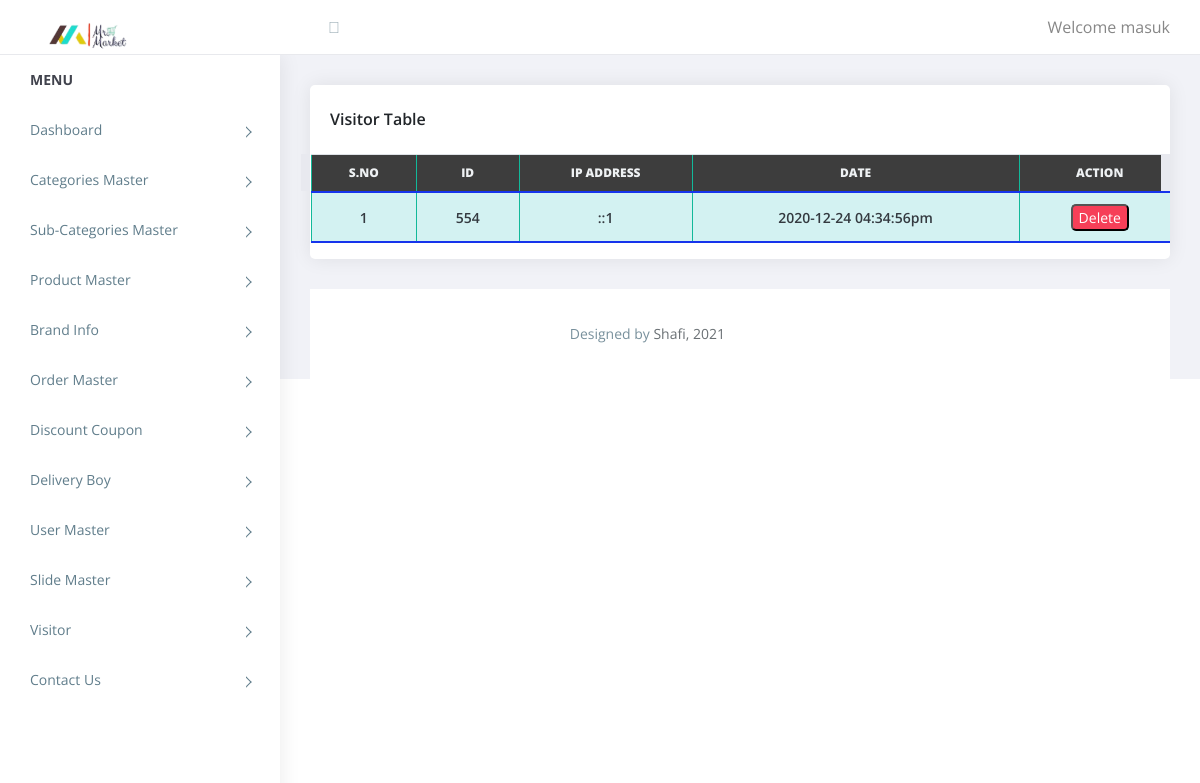
The app's page /admin/visitor.php (signed in), older data.
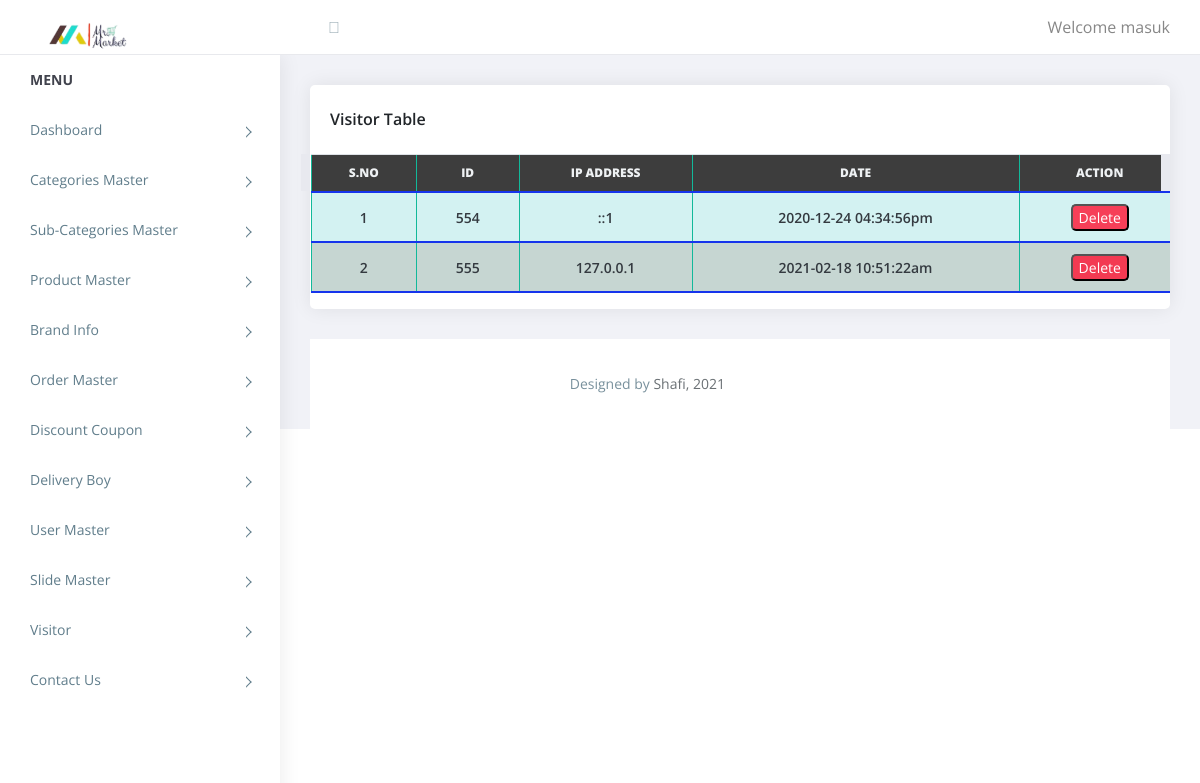
The same page, newer data.
### tables this page shows
CREATE TABLE `visitor` (
  `visitor_id` int(11) NOT NULL,
  `ip_address` varchar(50) NOT NULL,
  `visiting_date` varchar(100) NOT NULL
);

### admin/visitor.php (the view, shortened to what this page needs)
<?php
   require('top.inc.php');
?>
<div class="content pb-0">
            <div class="orders">
               <div class="row">
                  <div class="col-xl-12">
                     <div class="card">
                        <div class="card-body">
                           <h4 class="box-title">Visitor Table </h4>
                        </div>
                        <div class="card-body--">
                           <div class="table-stats order-table ov-h">
                              <?php
                                 $sql = "SELECT * FROM visitor";
                                 $res = mysqli_query($conn,$sql) or die("Query Failed");
                              ?>
                              <table class="table" id ="myTable">
                                 <thead>
                                    <tr>
                                       <th>S.No</th>
                                       <th>ID</th>
                                       <th>Ip Address</th>
                                       <th>Date</th>
                                       <th>Action</th>
                                    </tr>
                                 </thead>
                                 <tbody>
                                  <?php $i=1; while($row = mysqli_fetch_assoc($res)){ ?>
									         <tr>
                                       <td><?php echo $i++; ?></td>
                                       <td><?php echo $row['visitor_id']; ?></td>
                                       <td><?php echo $row['ip_address']; ?></td>
                                       <td><?php echo $row['visiting_date']; ?></td>
                                       <td ><button type="button" id="dlt_btn" onclick="delete_btn(this,'<?php echo $row['id']; ?>')" data-id="<?php echo $row['id']; ?>">Delete</button></td>
                                    </tr>
                                  <?php } ?>
                                 </tbody>
                              </table>
                           </div>
                        </div>
                     </div>
                  </div>
               </div>
            </div>
		  </div>
<?php
require('footer.inc.php');
?>

Row changes from the older to the newer data that the page shows:
added visitor: visitor_id "555", ip_address "127.0.0.1", visiting_date "2021-02-18 10:51:22am"
